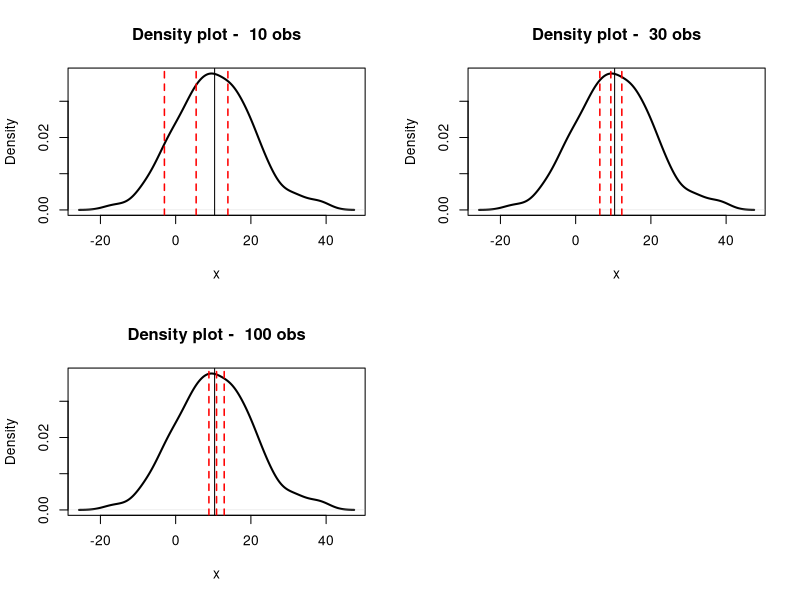
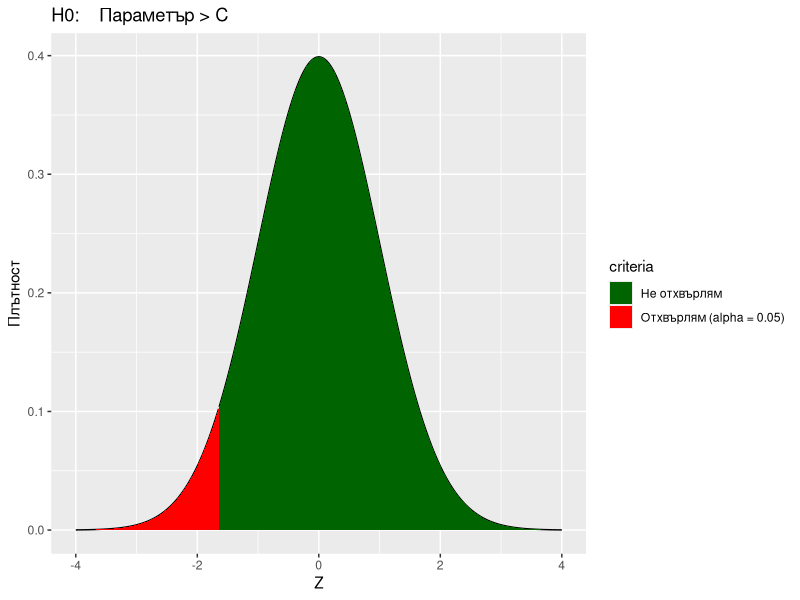
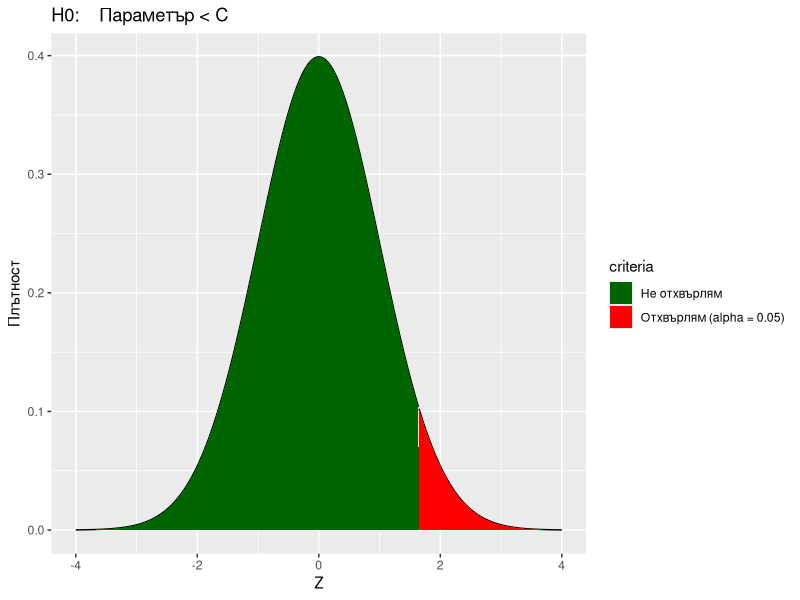
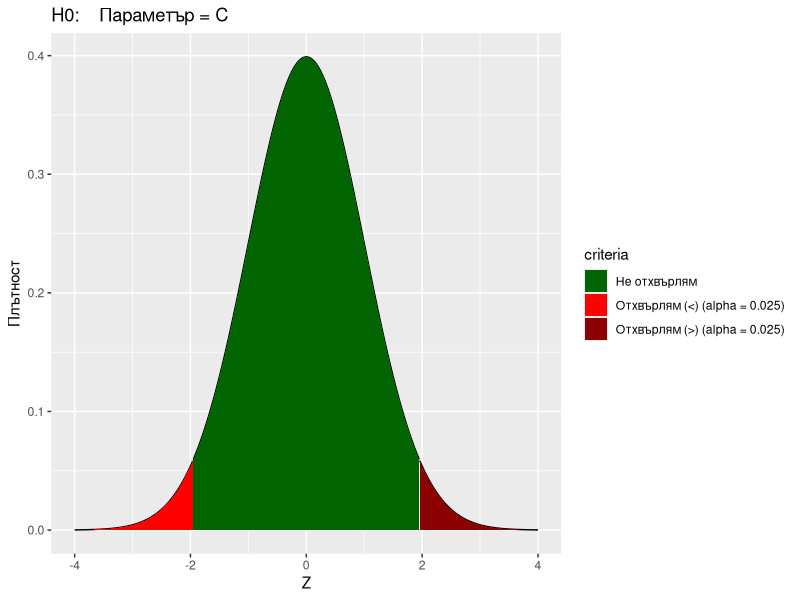
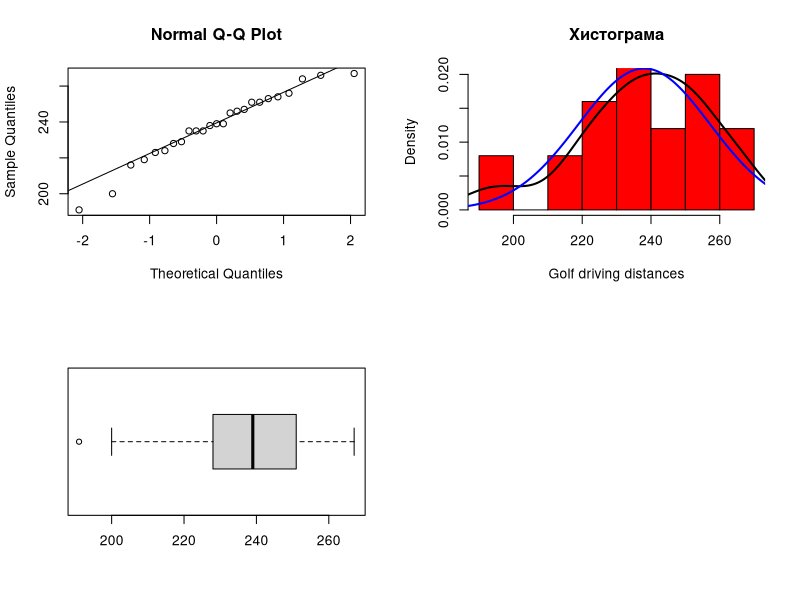
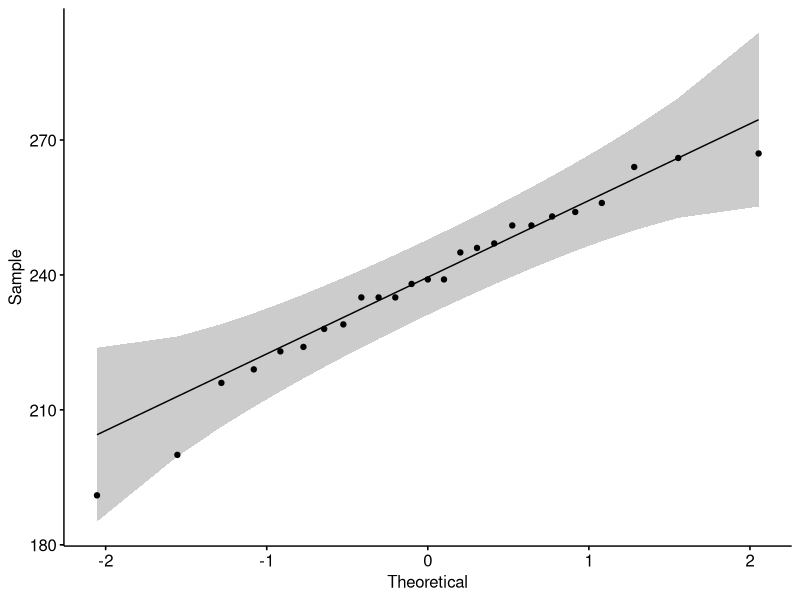
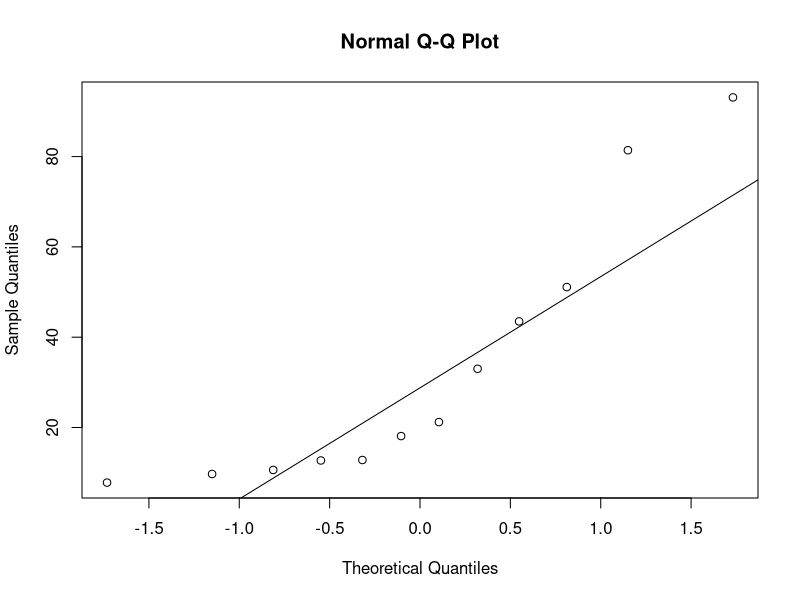
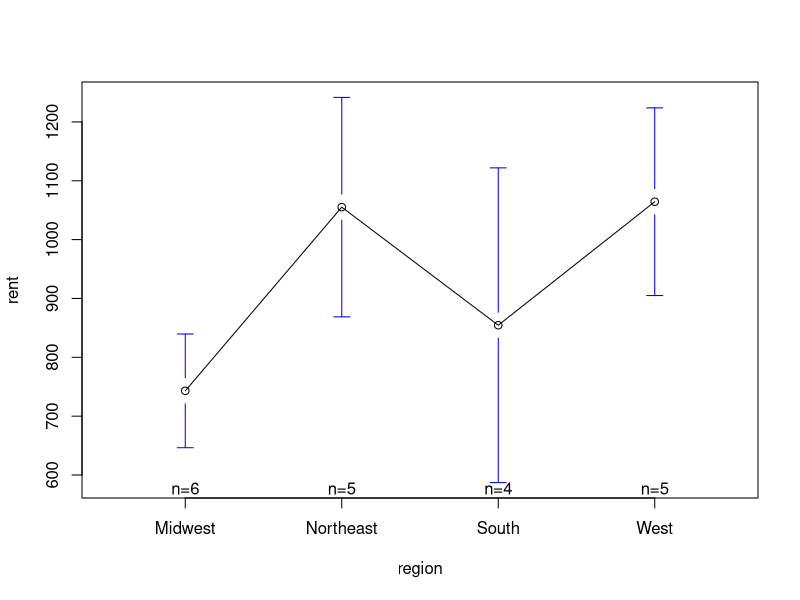

Source code (R) for these figures, in order:
ip <- installed.packages()[, 1] #   показва инсталираните пакети
pfi <- setdiff(c("ggplot2", "ggpubr", "nortest"), ip)
#   Форният ред показва кои пакети не са инсталирани

if(length(pfi) > 0) {
  install.packages(pfi)
}

library(ggplot2)
library(ggpubr)
library(nortest)  #   Тестове за проверка на нормално разпределение



#           Статистически заключения
#       Статистическите заклюения, основаващи се на случайни извадки, позволяват значително
#   да се намалят разходите за статистически изследвания на големи по обем съвкупности.
#   Информацията, получена от извадките почти винаги удовлетворява потребностите на
#   проучващите.
#       Статистическите заключения имат две основни направления:
#           - статистическо оценяване
#           - проверка на хипотези
#       И двете направления имат вероятностен характер и са свързани помежду си.

#       1. Статистическо оценяване
#           1.1. Точкови оценки
#       Точковата оценка представлява отделна величнина, получена от данните на случайна извадка,
#   която може да се доближава в различна степен до съответния параметър на популацията 
#   (генералната съвкупност). Примери за точкови оценки са  оценката на локацията и вариацията.

set.seed(950411)
x <- rnorm(n = 200, 10, 10)
x_sample <- sample(x, 30)
mean(x)   #   10.357
mean(x_sample)  #   9.1


set.seed(620331)
y <- rbinom(n = 400, size = 1, prob = 0.3)
y_sample <- sample(y, 50)
mean(y)   #   0.3175
mean(y_sample)  #   0.34



#           1.2. Интервални оценки
#       Всяка оценка, получена от случайна извавдка е обременена със случайна грешка. Основният
#   недостатък на точковата оценка се състои в това, че не позволява да се формират изводи за
#   размера на тази грешка, за точността на нейното изчисляване по отношение по отношение на 
#   обема  на вариацията на разпределението ѝ. Тази информация се съдържа в интервалната оценка.
#       

alpha <- 0.05   #   ниво на съгласие
k <- qnorm(1 - alpha/2) #   квантил

n <- length(x_sample) # размер на извадката
mean(x_sample) + k*c(-1, 1)*sd(x_sample)/sqrt(n)  #   доверителен интервал

n <- length(y_sample) # размер на извадката
mean(y_sample) + k*c(-1, 1)*sd(y_sample)/sqrt(n)  #   доверителен интервал


#           1.3. Обем  на извадката
#       Обемът на извадката е един от най-важните фактори за точността на тези оценки


mu <- mean(x)
d <- density(x)
ss <- c(34, 7, 21)
counter <- 0
par(mfrow = c(2, 2))
for(i in c(10, 30, 100)) {
  counter <- counter + 1
  plot(d, main = paste("Density plot - ", i, "obs"), xlab = "x", lwd = 2)
  set.seed(ss[counter])
  xx <- sample(x, i)
  abline(v = mu)
  abline(v = mean(xx) + k*c(-1, 0, 1)*sd(xx)/sqrt(i), col = "red", lwd = 1.5, lty = 2)
}
par(mfrow = c(1, 1))











#         2. Тестване на хипотези

#         2.1. Хипотези. Видове  хипотези

#       При статистическите хипотези се проверява правдоподобността на предварително 
#   формулирани предположения относно праметрите или вида на неизвестното разпределение 
#   в популцията. Заключенията, основаващи се на хипотезите имат вероятностен храктер.
#       Проверката на хипотеза се извършва в няколко стъпки. Стартира (първа стъпка) с 
#   формулирането на две хипотези - нулева (H0) и алтернативна (H1). Двете хипотези са 
#   взаимоизключващи се.
#       Съществуват три вида хипотези:
#           - Двустранна: H0: параметър = C / H1: параметър != C
#           - Едностранна (лявостранна): H0: параметър >= C / H1: параметър < C
#           - Едностранна (дясностранна): H0: параметър <= C / H1: параметър > C

#       Втората стъпка е да се избере нивото на съгласие (alpha). Това е вероятност, която
#   определя зоната за отхвърляне на нулевата хипотеза. Alpha се определя предварително
#   в съответствие с целите и здачите на изследването. Най-често нивото н съгласие е 0.05.
x <- seq(-4, 4, by = 0.01)
d <- dnorm(x)
alpha <- 0.05

rej <- paste0("Отхвърлям (alpha = ", alpha, ")")
criteria <- factor(rep("Не отхвърлям", length(x)), levels = c("Не отхвърлям", rej))
criteria[which(x < qnorm(alpha))] <- rej
hypothesis_greater <- qplot(x, d, geom = c("path", "area"), fill = criteria, xlab = "Z", 
                           ylab = "Плътност", main = "H0:    Параметър > C") + 
  scale_fill_manual(values = c("darkgreen", "red"))
hypothesis_greater



criteria <- factor(rep("Не отхвърлям", length(x)), levels = c("Не отхвърлям", rej))
criteria[which(x > qnorm(1 - alpha))] <- rej
hypothesis_less <- qplot(x, d, geom = c("path", "area"), fill = criteria, xlab = "Z", 
                         ylab = "Плътност", main = "H0:    Параметър < C") + 
  scale_fill_manual(values = c("darkgreen", "red"))
hypothesis_less



rej1 <- paste0("Отхвърлям (<) (alpha = ", alpha/2, ")")
rej2 <- paste0("Отхвърлям (>) (alpha = ", alpha/2, ")")
criteria <- factor(rep("Не отхвърлям", length(x)), levels = c("Не отхвърлям", rej1, rej2))
criteria[which(x > qnorm(1 - alpha/2))] <- rej2 #| x < qnorm(0.025))] <- "Отхвърлям"
criteria[which(x < qnorm(alpha/2))] <- rej1 #
hypothesis_two_sided <- qplot(x, d, geom = c("path", "area"), fill = criteria, xlab = "Z", 
                              ylab = "Плътност", main = "H0:    Параметър = C") + 
  scale_fill_manual(values = c("darkgreen", "red", "darkred"))
hypothesis_two_sided


#   В червено са изобразени критичните области, при които нулевата хипотеза се отхвърля
#   Нивото на съглсие alpha = 0.05

#       Трета и четвърта стъпка са да се определят се емперичната характеристика и след това
#   да се провери дали попада в критичната област. По-лесният вариант е да се види стойността 
#   на p-value (significance).
#       Какво по-точно представлява p-value?
#       Най-грубо казано, с подхода p-value първо оценяваме колко вероятно е емпиричнаата 
#   стойност, получена от статистическия тест при положение, че нулевата хипотеза е вярна. 
#   Критерият за взимане на решение дали да се отхвърли H0 включва сравнение натзи вероятност
#   с определеното ниво на съгласие alpha.


#         2.2. Тестове за локция/очакване на разпределението

#   Пример
#     Георги (наскоро формиран баровец) казал на Гергана, че средното разстояние, което изминава 
#   топката за голф при негов удар е 247 метра. Естестено, Гергана (учила през живота си поне
#   един курс по статистика) е скептична и му иска доказателство. Така не Георги му се наложило 
#   да направи 25 опита, които той стриктно си записал във вектора
golf_driving_distances <- c(239, 229, 223, 224, 267, 235, 264, 235, 239, 251, 200, 
                            191, 254, 253, 238, 216, 256, 228, 247, 219, 245, 251, 235, 246, 266)


#   Както не веднъж сме споменавали, оценките на статистиките биват параметрични и непараметрични,
# в зависимост от вида на разпределението, за което ги изчисляваме. Параметричната статистика се 
# изпозлва при наличие на НОРМАЛНО разпределение или поне симетрично разпределение, за което нямаме
# голям брой екстремални стойности. Ето защо, първата задача е да изследваме вида на разпределението

#   Как можем да проверим едно разпределение дали е нормално или не?
par(mfrow = c(2, 2))
  qqnorm(golf_driving_distances); qqline(golf_driving_distances)
  
  d <- density(golf_driving_distances)
  hist(golf_driving_distances, main = "Хистограма", col = "red", xlab = "Golf driving distances",
       prob = T, ylim = c(0, max(d$y)))
  lines(d, lw = 2)
  x_axis <- seq(0.9*min(golf_driving_distances), 1.11*max(golf_driving_distances), length = 300)
  y_axis <- dnorm(x_axis, mean = mean(golf_driving_distances), sd = sd(golf_driving_distances))
  lines(x_axis, y_axis, col = "blue", lw = 2)

  boxplot(golf_driving_distances, horizontal = TRUE)
par(mfrow = c(1, 1))

ggqqplot(golf_driving_distances)  # Друг начин за Q-Q plot


shapiro.test(golf_driving_distances)
# Нулевата хипотеза на теста (H0) е, че разпределението е нормално
# Стойността на p-value = 0.4157 => не можем да отхвърлим H0 => 
# приемаме, че разпределението e нормално

gdd <- golf_driving_distances
y <- rnorm(n = length(gdd), mean = mean(gdd), sd = sd(gdd))
ks.test(x = golf_driving_distances, y = y)

ks.test(x = scale(golf_driving_distances), y = "pnorm")

ad.test(x = golf_driving_distances)

#       Тестовете и графиките показват, че разпределението е нормално. Следователно най-добре е 
#   да използваме параметрични тестове, т.е. student t тест



#       2.1.1. Параметрични тестове за една извадка

#   H0: mean(x) = 247
#   H1: mean(x) != 247

#   Определяме ниво на съгласие alpha = 0.05

# x - приема вектор (задължителен параметър)
# y - приема вектор (не е задължителен)
# alternative - отговаря за типа на хипотезата и приема стойностите c("two.sided", "less", "greater")
# mu - константа, с която искаме да тестваме нулевата хипотеза

t.test(x = golf_driving_distances, mu = 247, alternative = "two.sided")
#       Стойността на p-value < alpha => отхвърляме нулевата хипотеза H0. Тоест средната 
#   не е равна на 247 метра.
#       Всички t тестове ни показват и доверителните интервали на очакването. Ако проверяваната
#   стойност (mu) е извън този доверителен интервал, то отхвърляме H0 в полза на H1. 

#       Можем да порменяме големината на доверителните интервали с помощта на параметъра
#   conf.level, където посочваме с каква вероятност искаме да присъства очакването в него
t.test(x = golf_driving_distances, mu = 247, alternative = "two.sided",
       conf.level = 0.9)



#       Пример 2
#       Службата за вътрешни приходи (IRS) публикува данни за федералните данъчни декларации за 
#   доходите на физическите лица. Извадка от 12 лица от последната година показа коригираните 
#   брутни доходи в хиляди долари, които са записани във вектора
incomes <- c(9.7, 93.1, 33.0, 21.2, 81.4, 51.1, 43.5, 10.6, 12.8, 7.8, 18.1, 12.7)

#       Искаме да проверим дали физическите лица получават годишно поне 20 000 долара?

qqnorm(incomes);  qqline(incomes)
#   От Q-Q plot-а се вижда, че данните не са нормално разпределени. Ето защо ще използваме 
#   непараметрични тестове



#       2.1.2. Непараметрични тестове за една извадка
#   Непараметричният еквивалент на Student t тест е Wilcoxon signed rank test

#   H0: E[x] = 20
#   H1: E[x] > 20
wilcox.test(x = incomes, alternative = "greater", conf.int = TRUE, mu = 20)
#       Стойността на p-value e 0.19 > alpha = 0.05 => не можем да отхвърлим H0. Доверителният 
#   интервал съдържа стойността 20 (14.35, Inf)

#   Параметрите в Wilcoxon теста са сходни с тези на Student t тест. Единствената разлика е 
#   параметърът conf.int, който отговаря за показването на доверителния интервал.



#       Пример 3
#       Американската асоциация на университетските преподаватели (AAUP) провежда проучвания 
#   за заплатите на професори от колежи и публикува резултатите си в годишния доклад на AAUP 
#   за икономическото състояние на професията. Да предположим, че искаме да решат дали 
#   средните заплати на преподавателите в частни и публични институции са различни. Резултатите
#   са представени във векторите по-долу
private_institutions <- c(87.3, 75.9, 108.8, 83.9, 56.6, 99.2, 54.9, 73.1, 90.6, 89.3, 84.9,
                          84.4, 129.3, 98.8, 148.1, 132.4, 75.0, 98.2, 106.3, 131.5, 41.4,
                          115.6, 60.6, 64.6, 59.9, 105.4, 74.6, 82.0, 87.2, 45.1, 116.6, 
                          106.7, 66.0, 99.6, 53.0) 

public_institutions <- c(49.9, 105.7, 116.1, 40.3, 123.1, 79.3, 72.5, 57.1, 50.7, 69.9, 40.1,
                         71.7, 73.9, 92.5, 99.9, 95.1, 57.9, 97.5, 44.9, 31.5, 49.5, 55.9, 
                         66.9, 56.9, 75.9, 103.9, 60.3, 80.1, 89.7, 86.7)


#       Първо ще започнем с изследването дали разпределенията са нормално разпределени. Ако и
#   при два вектора имаме нормални разпределения, то ще изпозлваме параметрична статистика.
#   Но, ако поне за единия вектор разпределенеито не е нормално, тогава е по-удачно да се спрем
#   на непараметрични тестове.
shapiro.test(private_institutions)
shapiro.test(public_institutions)
#   Минималната стойност на p-value за двата вектора е 0.6798 > alpha = 0.05 => разпределенията и
#   на двата вектора ги приемаме за нормални.


#       2.1.3. Параметрични тестове за две извадки - Indipendent Two Sample t test и
#   Welch Two sample t test  

#   Имаме два параметрични теста за проверка на локацията на две извавдки. Разликата между двата 
#   теста е предположението, че вариациите на двете извадки са с равни вариации (Independent Two 
#   Sample t test) или че не са - Welch Two Sample t test.
#   Independent Two Sample t test е по-точен от Welch Two Sample t test

#   Тест за сравняване на вариациите на две извадки от нормално разпределена популация
var.test(x = private_institutions, y = public_institutions)
#   Нулевата хипотеза H0 е, че двете извадки имат равна вариация.
#   В нашия случай, стойността на p-value = 0.6253 и следователно 


#   H0: mean(x) - mean(y) = 0
#   H1: mean(x) - mean(y) != 0


t.test(x = private_institutions, y = public_institutions, var.equal = TRUE)
t.test(x = private_institutions, y = public_institutions)
#       И двата теста отхвърлят нулевата хипотеза, че имаме равенство между средните стойности на
#   двете извадки (p-value = 0.0196 и p-value = 0.0188). Тоест съществува статистически значима
#   разлика между годишните заплащания на професорите в частните и публичните колежи. Разликата е
#   в полза на частните колежи.

#   Доверителният интервал е построен върху разликата от средните стойности на двете извавдки
#   и претеглена сума на вариациите.




#       Пример 4
data("mtcars")
#       Искаме да изследваме дали средната мощност на колата, измерена в конски сили hp се 
#   различава за различните трансмисии. Данните са взети от "mtcars".

nortest::ad.test(mtcars$hp[which(mtcars$am == 0)])
nortest::ad.test(mtcars$hp[which(mtcars$am == 1)])
#   Тестът за нормалност на разпределението отхвърля H0 при ръчните скорости (p-value = 0.00149).
#   Следователно ще използваме теста на Wilcoxon за две извадки


#       2.1.4. Непараметрични тестове за две извадки

#   H0: E(x) - E(y) = 0
#   H1: E(x) - E(y) != 0


wilcox.test(mpg ~ am, data = mtcars, conf.int = TRUE, exact = FALSE)
#       Стойността на p-value за теста е 0.001871 < 0.05 = alpha => Отхвърляме H0. Тоест
#   Съществува статистически значима разлика между очакваните мощности при колите с ръчна и
#   автоматична трансмисии. По-мощни са колите с ръчна трансмисия.

#   Доверителният интервал е построен по-много интересна формула, която няма да я обясняваме,
#   но я има :). Достатъчно е да знаем, че разликата (mu = 0) не попада в интервала.




install.packages("gplots")
library(gplots)



#           Изследване на локациите на разпределеняита при повече от две
#       групи


#       Пример
#       Взета е извадка от месечни наеми на апартаметни в различни региони
#   в САЩ (в долари)

Northeast <- c(1005, 898, 948, 1181, 1244)
Midwest <- c(870, 748, 699, 814, 721, 606)
South <- c(891, 630, 861, 1036)
West <- c(1025, 1012, 1090, 926, 1269)

#       Искаме да изследваме дали между някой от регионите съществува значима
#   разлика в очакването за цените в наемите.

#     Данните трябва да ги обединим в един data frame
rent_data <- data.frame(rent = c(Northeast, Midwest, South, West),
                        region = c(rep("Northeast", length(Northeast)),
                                   rep("Midwest", length(Midwest)),
                                   rep("South", length(South)),
                                   rep("West", length(West))))




#       В предишното упражнение използвахме Student t тест и Wilcoxon тест,
#   за да изследваме средните стойности и медианите на една извадката или
#   между две групи от наблюдения. 
#       За изследването на разлика между локациите на повече от две групи
#   трябва да използваме One-way ANOVA (параметричен тест) или Kruskal
#   тест (непараметричния еквавалент на ANOVA). 
#       Нека имаме n на брой вектора X1, X2, ..., Xn. Тогава имаме 
#   нулевата хипотеза Н0: E[X1] = E[X2] = ... = E[Xn] и алтернатива
#   H1: поне при една от двойките E[Xi] != E[Xj] за i != j.

#       Като всеки един параметричне тест и One-way ANOVA има своите 
#   първоначални предположения, които, ако бъдат нарушени, то трябва 
#   да използваме Kruskal тест

#       Предположения
#   1. За всяка една група, разпределението на стойностите трябва да
#   бъде нормално разпределена
#   2. Статистически еднаква дисперсия при всички групи (хомогенност на дисперсиите).



#     Ще започнем с изследване на разпределението на данните по различните 
#   групи. Най-лесно проверката ще стане с помощта на функцията aggregate.
#   Като фунцкия за агрегация ще използваме теста на Shapiro-wilk
aggregate(rent ~ region, data = rent_data, FUN = function(x) {shapiro.test(x)$p.value})

#   Минималната стойност p-value за четирите групи е 0.456 > 0.05 = alpha =>
#   не можем да отхвърлим H0 => приемаме, че и четирите групи са нормално разпределени

#     Хомогенността на дисперсиите ще проверим с помощта на теста на Бarlett,
#   с нулева хипотеза за равемство на дисперсиите между различните групи
bartlett.test(rent ~ region, data = rent_data)
#   P-value = 0.6957 > 0.05 = alpha => имаме статистически равни дисперсии

#     One-way ANOVA
summary(rent_anova <- aov(formula = rent ~ region, data = rent_data))
#   С помощта на фунцкията "aov" прилагаме One-way ANOVA. Функцията съдържа
#   параметрите formula и data.
#   Стойността на p-value = 0.0023 < 0.05 = alpha => отхвърляме H0 в полза на H1 =>
#   съществува статистически значима разлика поне в някоя от двойките.

#   Остана да видим къде между кои групи са разликите. Това лесно става графично
#   с помощта на функцията plotmeans()
plotmeans(formula = rent ~ region, data = rent_data)


#   Друга опция е използването на така наречените Post-hoc pairwise контрасти,
#   които изследват взаимодействието на една група спрямо останалите.
#   Съществуват различни методи за изследването им, но ние ще се спрем само на 
#   Tukey HSD. Върнатият резултат представлява тества на разликите между 
#   всички възможни две групи, където нулевата хипотеза е, че двете локации са 
#   статистически равни (или, че разликата им е = 0)
(tukey <- TukeyHSD(rent_anova))
#   Съществените разлики при групите се забелязват в последната колона 
#   "p adj" (p-value), където искаме стойността на p-value < alpha - нивото на съгласие

#   Тоест групите между, които имаме разлика са (Northest, Midwest) и (West, Midwest)

plot(tukey) #   Графично представяне на разликите между отделните групи


#   Други методи за анализ на Post hoc pairwise са
pairwise.t.test(rent_data$rent, rent_data$region, p.adj = "bonf")
pairwise.t.test(rent_data$rent, rent_data$region, p.adj = "holm")
#       ! Различните тестове, дават различни резултати при анализа. Ето защо е важно
#   да се избере най-подходящия алгоритъм за конкретната задача.
#       Горните два теста връщат директно стойността на p-value


#     Пример
#     изследване на връзката между месец в годината и средните стойности на озона
#   за Ню Йорк.

data(airquality)

#   Изследване за нормално разпределние в различните групи.
aggregate(Ozone ~ Month, data = airquality, FUN = function(x) {round(shapiro.test(x)$p.value, 3)})
#   Имаме нарушение на условието за нормално разпределение на стойностите (Май и Септември)



kruskal.test(Ozone ~ Month, data = airquality) 
#   Стойността на p-value за теста е 6.901e-06 << alpha = 0.05 => съществува 
#   статистически значима разлика между групите.

#     Post-hoc анализ за Kruskal-Wallis тест
pairwise.wilcox.test(airquality$Ozone, airquality$Month,
                     p.adjust.method = "BH", exact = FALSE)
#   В получената табличка са записани стойностите на p-value при изследването на 
#   разликите между групите. Така статистически значима разлика получаваме при месеците 
#   (5, 7), (5, 8), (6, 7) и т.н.
